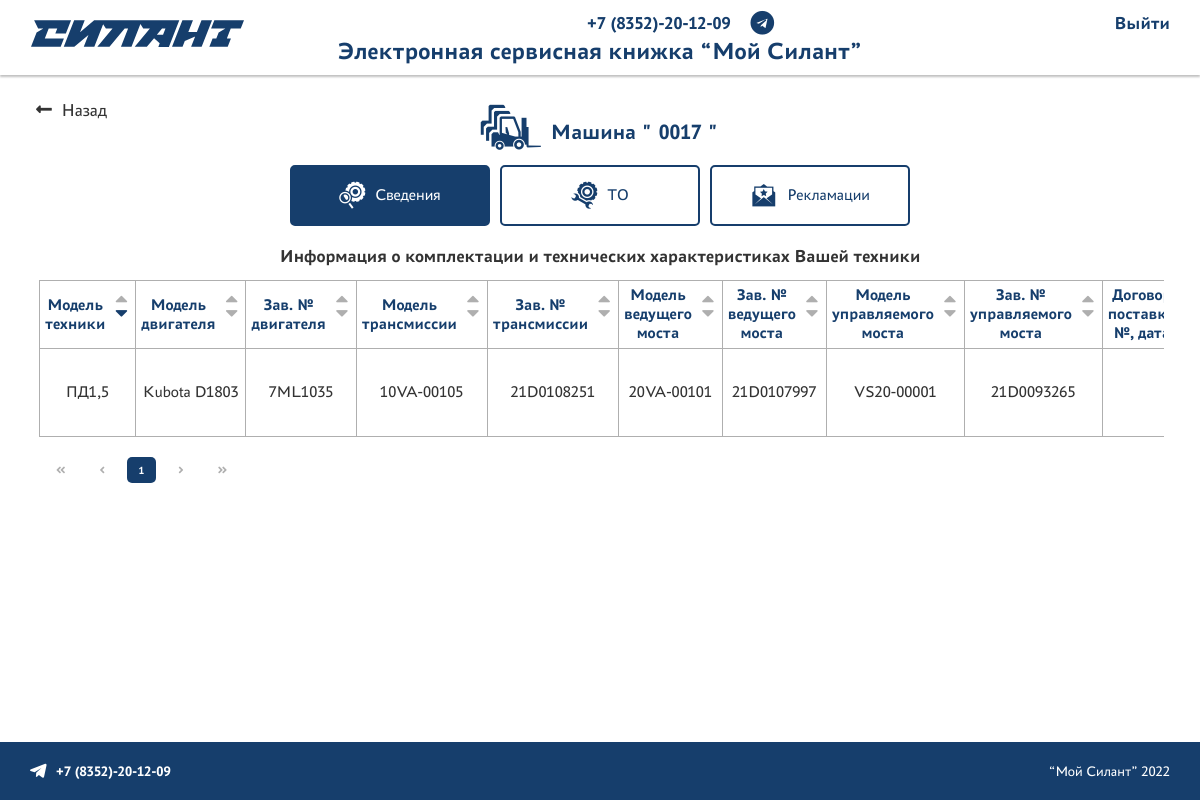
The page /car/0017/detail (signed in) on the database its author committed.
### backend/models.py (models this page shows, shortened)
class Mashins(models.Model):
    class Meta:
        verbose_name = 'Машина'
        verbose_name_plural = 'Машины'
    zav_nom_mashins = models.CharField('Зав. № машины', primary_key=True, null=False, max_length=32, unique=True)
    model_mashins = models.ForeignKey(ModMashinsG, verbose_name='Модель машины', on_delete=models.CASCADE,
                                      related_name='model_mashins')
    model_motor = models.ForeignKey(ModMotorG, verbose_name='Модель двигателя', on_delete=models.CASCADE,
                                    related_name='model_motor')
    zav_nom_motor = models.CharField('Зав. № двигателя', max_length=32, blank=True, null=True)
    model_transmission = models.ForeignKey(ModTransmissionG, verbose_name='Модель трансмиссии',
                                           on_delete=models.CASCADE, related_name='model_transmission',
                                           blank=True, null=True)
    zav_nom_transmission = models.CharField('Зав. № трансмиссии', max_length=32, unique=True, blank=True, null=True)
    model_drive_bridge = models.ForeignKey(ModDriveBridgeG, verbose_name='Модель ведущего моста',
                                           on_delete=models.CASCADE, related_name='model_drive_bridgeclear',
                                           blank=True, null=True)
    zav_nom_drive_bridge = models.CharField('Зав. № ведущего моста', max_length=32, blank=True, null=True)
    model_controll_bridge = models.ForeignKey(ModControllBridgeG, verbose_name='Модель управляемого моста',
                                              on_delete=models.CASCADE, related_name='model_controll_bridge',
                                              blank=True, null=True)
    zav_nom_controll_bridge = models.CharField('Зав. № управляемого моста', max_length=100, blank=True, null=True)
    dogovor = models.CharField('Договор поставки №, дата', max_length=250, blank=True, null=True)
    date_shipment = models.DateField('Дата отгрузки с завода', blank=True, null=True)
    consignee = models.CharField('Грузополучатель (конечный потребитель)', max_length=250, blank=True, null=True)
    delivery_address = models.TextField('Адрес поставки (эксплуатации)', max_length=250, blank=True, null=True)
    equipment = models.TextField('Комплектация (доп. опции)', max_length=250, blank=True, null=True)
    client = models.ForeignKey(ClientG, verbose_name='Клиент', on_delete=models.CASCADE,
                               related_name='client', blank=True, null=True)
    service_company = models.ForeignKey(Sersvice, verbose_name='Сервисная компания', on_delete=models.CASCADE,
                                        related_name='service_company', blank=True, null=True)

class ModMashinsG(models.Model):
    class Meta:
        verbose_name = 'Модель машины'
        verbose_name_plural = 'Справочник моделей машины'
    name = models.CharField('Модель машины', max_length=64, unique=True)
    description = models.TextField('Описание', max_length=500, null=True, blank=True)
    def __str__(self):
        return f'{self.name}'

class ModMotorG(models.Model):
    class Meta:
        verbose_name = 'Модель мотора'
        verbose_name_plural = 'Справочник моделей мотора'
    name = models.CharField('Модель мотора', max_length=64, unique=True)
    description = models.TextField('Описание', max_length=500, null=True, blank=True)
    def __str__(self):
        return f'{self.name}'

class ModTransmissionG(models.Model):
    class Meta:
        verbose_name = 'Модель трансмиссии'
        verbose_name_plural = 'Справочник моделей трансмиссии'
    name = models.CharField('Модель трансмиссии', max_length=64, unique=True)
    description = models.TextField('Описание', max_length=500, null=True, blank=True)
    def __str__(self):
        return f'{self.name}'

class ModDriveBridgeG(models.Model):
    class Meta:
        verbose_name = 'Модель ведущего моста'
        verbose_name_plural = 'Справочник моделей ведущего моста'
    name = models.CharField('Ведущий мост', max_length=64, unique=True)
    description = models.TextField('Описание', max_length=500, null=True, blank=True)
    def __str__(self):
        return f'{self.name}'

class ModControllBridgeG(models.Model):
    class Meta:
        verbose_name = 'Модель управляемого моста'
        verbose_name_plural = 'Справочник моделей управляемого моста'
    name = models.CharField('Управляемый мост', max_length=64, unique=True)
    description = models.TextField('Описание', max_length=500, null=True, blank=True)
    def __str__(self):
        return f'{self.name}'

### backend/views.py (the view)
# urls.py: path('car/<pk>/detail', CarDetailView.as_view(), name='car_detail'),
class CarDetailView(LoginRequiredMixin, DetailView):
    permission_required = 'backend.view_car'
    model = Mashins
    template_name = 'backend/car/car_view.html'
    context_object_name = 'obj'
    def get_context_data(self, **kwargs):
        context = super().get_context_data(**kwargs)
        return context

### backend/models.py (called while the page is built)
    def __str__(self):
        return f'{self.name}'

    def __str__(self):
        return f'{self.name}'

### users/models.py (called while the page is built)
    def __str__(self):
        return f'{self.first_name}'

### backend/templates/backend/car/car_view.html (shortened to what this page needs)
{% extends 'base.html' %}
{% load static %}
{% block content %}
<a class="back-page" href="{% url 'car_list' %}"><i class="fas fa-long-arrow-alt-left"></i>Назад</a>
<div class="client">
    <i class="silant silant-vehicle"></i>
    <h2>Машина " {{obj.pk}} "</h2>
</div>
<nav class="nav-panel">
    <ul>
        <li class="active"><a href="{% url 'car_detail' obj.pk %}"><i class="silant silant-service"></i> Сведения</a></li>
        <li><a href="{% url 'car_maintenance' obj.pk %}"><i class="silant silant-maintenance"></i> ТО</a></li>
        <li><a href="{% url 'car_complaint' obj.pk %}"><i class="silant silant-complaint"></i> Рекламации</a></li>
    </ul>
</nav>
<h3>Информация о комплектации и технических характеристиках Вашей техники</h3>
<section class="area-table">
<table id="tableCars" class="datatable" data-order='[[11, "desc"],[0, "desc"]]'>
    <thead class="datatable-thead">
        <tr>
            <th>Модель техники</th>
            <th>Модель двигателя</th>
            <th>Зав. № двигателя</th>
            <th>Модель трансмиссии</th>
            <th>Зав. № трансмиссии</th>
            <th>Модель ведущего моста</th>
            <th>Зав. № ведущего моста</th>
            <th>Модель управляемого моста</th>
            <th>Зав. № управляемого моста</th>
            <th>Договор поставки №, дата</th>
        </tr>
    </thead>
    <tbody>
        <tr>
            <td><span class="description-js" data-url="{% url 'car_description' obj.pk 'model_mashins' %}">{{obj.model_mashins}}</span></td>
            <td><span class="description-js" data-url="{% url 'car_description' obj.pk 'model_motor' %}">{{obj.model_motor}}</span></td>
            <td>{{obj.zav_nom_motor}}</td>
            <td><span class="description-js" data-url="{% url 'car_description' obj.pk 'model_transmission' %}">{{obj.model_transmission}}</span></td>
            <td>{{obj.zav_nom_transmission}}</td>
            <td><span class="description-js" data-url="{% url 'car_description' obj.pk 'model_drive_bridge' %}">{{obj.model_drive_bridge}}</span></td>
            <td>{{obj.zav_nom_drive_bridge}}</td>
            <td><span class="description-js" data-url="{% url 'car_description' obj.pk 'model_controll_bridge' %}">{{obj.model_controll_bridge}}</span></td>
            <td>{{obj.zav_nom_controll_bridge}}</td>
            <td>{{obj.delivery_contract}}</td>
        </tr>
    </tbody>
</table>
</section>
{% endblock %}

### static/styles/style.css (style rules this page uses)
:root { font-size: 10px; font-family: "PT Astra Sans"; }
* { padding: 0; margin: 0; box-sizing: border-box; }
html, body { min-width: 100%; margin: 0; padding: 0; scroll-behavior: smooth; height: 100%; }
h1, h2, h3, h4, h5, h6 { margin: 0; padding: 0; }
h2 { font-size: 2.4rem; font-weight: bold; font-family: "PT Astra Sans"; }
h3 { font-size: 2rem; }
ul, ol { list-style: none; margin: 0; padding: 0; color: #163E6C; }
a { text-decoration: none; }
.back-page { position: absolute; font-size: 2rem; color: #333333; transition: all 0.1s linear 0s; }
.back-page i { padding-right: 10px; }
.content h2, .content h3, .content h4, .content h5 { margin: 10px 0; }
.content h2 { margin-top: 20px; text-align: center; color: #163E6C; }
.content h3 { margin-top: 20px; text-align: center; color: #333333; }
.client { display: flex; align-items: center; justify-content: center; gap: 10px; }
.client i { font-size: 5rem; color: #163E6C; }
.nav-panel { display: block; margin-top: 10px; }
.nav-panel ul { display: flex; justify-content: center; gap: 10px; }
.nav-panel ul a { min-width: 200px; display: flex; align-items: center; justify-content: center; gap: 10px; border: 2px solid #163E6C; text-align: center; font-size: 1.8rem; color: #163E6C; font-family: "PT Astra Sans"; background-color: #ffffff; padding: 15px 30px; border-radius: 5px; cursor: pointer; transition: all 0.1s linear 0s; }
.nav-panel ul a i { font-size: 3rem; }
.nav-panel ul li.active a { background-color: #163E6C; color: #ffffff; }
.delete-js, .description-js { cursor: pointer; transition: all 0.1s linear 0s; }
.description-js { min-width: -webkit-max-content; min-width: -moz-max-content; min-width: max-content; display: block; }
.area-table { padding: 3px; overflow-x: auto; margin-bottom: 70px; }
table { border-collapse: collapse; }
table th { position: relative; text-align: center; font-size: 1.8rem; color: #163E6C; padding: 5px; padding-right: 30px; min-width: -webkit-max-content; min-width: -moz-max-content; min-width: max-content; border: 1px solid #AFAFAF; cursor: pointer; }
table td { text-align: center; font-size: 1.8rem; color: #333333; padding: 15px 5px; border: 1px solid #AFAFAF; }

### static/styles/adaptive.css (style rules this page uses)
@media (max-width: 1300px) { :root { font-size: 9px; } }

### rows shown on the page
Mashins: pk "0017", model_mashins "ПД1,5", model_motor "Kubota D1803", zav_nom_motor "7ML1035", model_transmission "10VA-00105", zav_nom_transmission "21D0108251", model_drive_bridge "20VA-00101", zav_nom_drive_bridge "21D0107997", model_controll_bridge "VS20-00001", zav_nom_controll_bridge "21D0093265"
